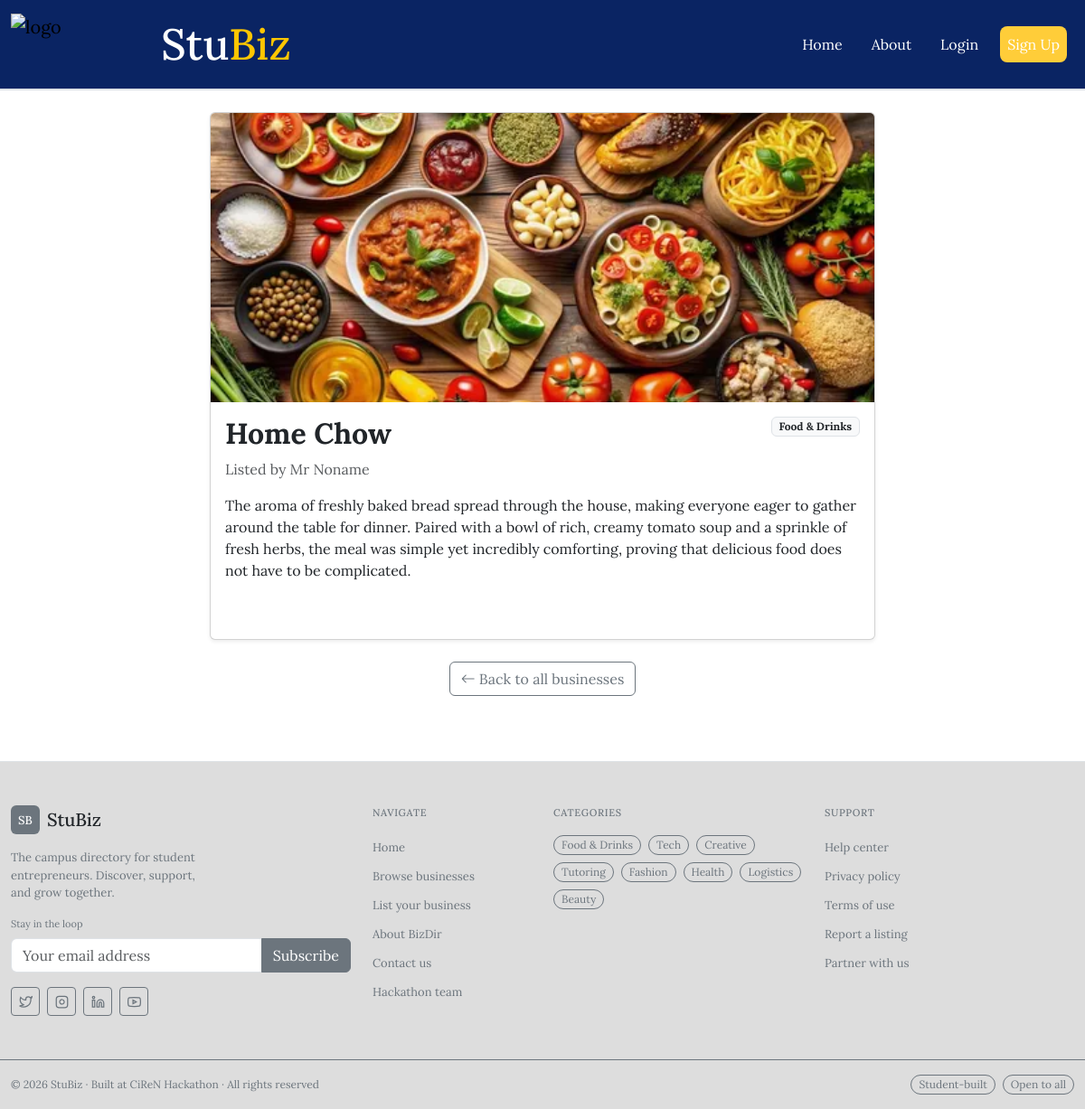
The page /business/52 on the database its author committed.
### tables this page shows
CREATE TABLE businesses (
    id              INTEGER PRIMARY KEY AUTOINCREMENT,
    business_name   TEXT NOT NULL,
    owner_name      TEXT NOT NULL,
    category        TEXT NOT NULL,
    description     TEXT NOT NULL,
    whatsapp        TEXT,
    phone           TEXT,
    location        TEXT,
    delivers        INTEGER DEFAULT 0,
    photo_filename  TEXT,
    date_added      TIMESTAMP DEFAULT CURRENT_TIMESTAMP,
    is_verified     INTEGER DEFAULT 0,
    email           TEXT
, user_id INTEGER);

### app.py (the view)
@app.route("/business/<int:business_id>")
def business_profile(business_id):
    business = database.get_business_by_id(business_id)
    if business is None:
        return render_template("404.html"), 404
    return render_template("business.html", business=business)

### database.py (called while the page is built)
def get_connection():
    conn = sqlite3.connect(DATABASE_PATH)
    conn.row_factory = sqlite3.Row
    return conn

def get_business_by_id(business_id):
    conn = get_connection()
    row = conn.execute(
        "SELECT * FROM businesses WHERE id = ?",
        (business_id,)
    ).fetchone()
    conn.close()
    return row

### templates/business.html (shortened to what this page needs)
{% extends "base.html" %}
{% block main %}
<div class="container py-4">
    <div class="row justify-content-center">
        <div class="col-md-8">
            <div class="card shadow-sm">
                {% if business.photo_filename %}
                    <img src="{{ url_for('static', filename='uploads/' + business.photo_filename) }}"
                         class="card-img-top" style="height:320px; object-fit:cover;"
                         alt="{{ business.business_name }}">
                {% else %}
                    <div class="bg-secondary text-white d-flex align-items-center justify-content-center"
                         style="height:320px;">
                        <span>No Photo</span>
                    </div>
                {% endif %}
                <div class="card-body">
                    <div class="d-flex justify-content-between align-items-start mb-2">
                        <h2 class="fw-bold mb-0">{{ business.business_name }}</h2>
                        <span class="badge bg-light text-dark border">{{ business.category }}</span>
                    </div>
                    <p class="text-muted mb-3">Listed by {{ business.owner_name }}</p>
                    <p class="mb-4">{{ business.description }}</p>
                </div>
            </div>
            <div class="text-center mt-4">
                <a href="/" class="btn btn-outline-secondary">
                    <i class="bi bi-arrow-left"></i> Back to all businesses
                </a>
            </div>
        </div>
    </div>
</div>
{% endblock main %}

### static/css/styles.css (style rules this page uses)
body { font-family: 'Lora', serif; }

### rows shown on the page
businesses: photo_filename (picture), business_name "Home Chow", category "Food & Drinks", owner_name "Mr Noname", description "The aroma of freshly baked bread spread through the house, making everyone eager to gather around the table for dinner. Paired with a bowl of rich, creamy tomato soup and a sprinkle of fresh herbs, the meal was simple yet incredibly comforting, proving that delicious food does not have to be complicated."
